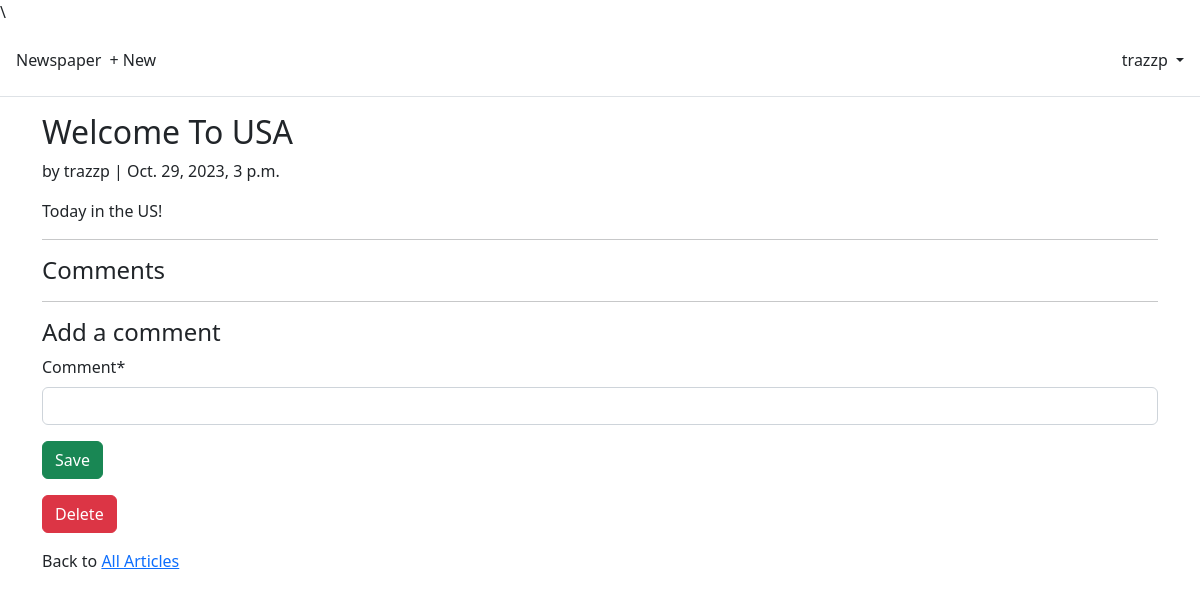
Before: /articles/2/ (signed in) with the older database file.
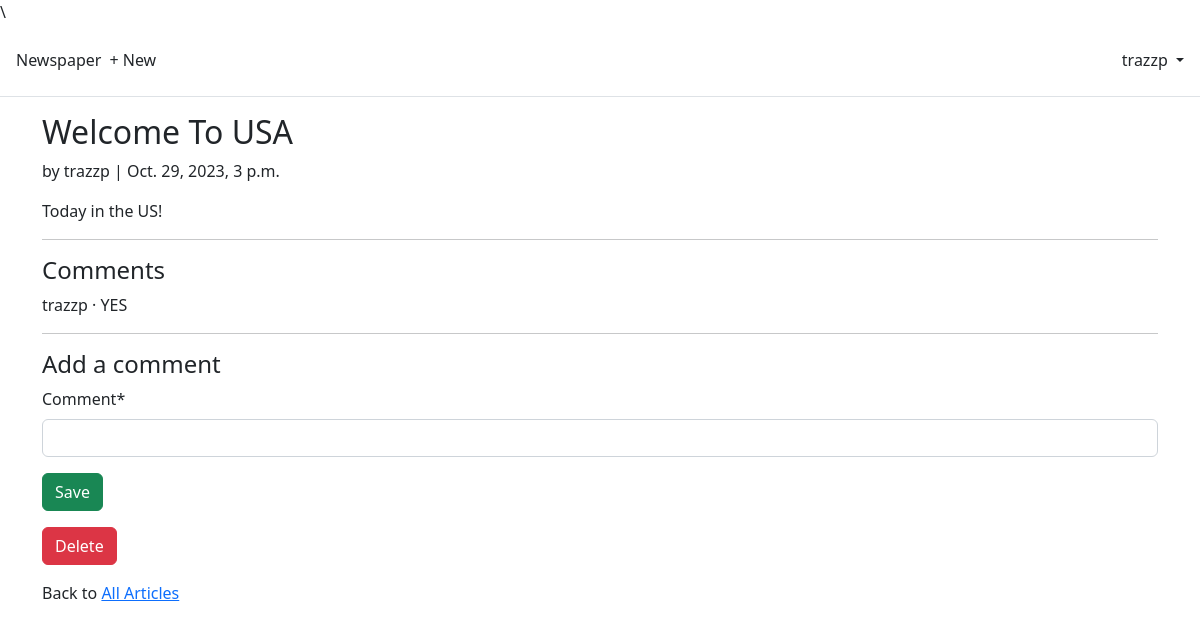
After: the same page with the newer database file.
### articles/models.py (models this page shows, shortened)
class Comment(models.Model):
    article = models.ForeignKey(Article, on_delete=models.CASCADE)
    comment = models.CharField(max_length=140)
    author = models.ForeignKey(
        get_user_model(),
        on_delete=models.CASCADE,
    )
    def __str__(self) -> str:
        return self.comment

### accounts/models.py (models this page shows)
class CustomUser(AbstractUser):
    age = models.PositiveIntegerField(null=True, blank=True)

### articles/views.py (the view, shortened to what this page needs)
# urls.py: path("<int:pk>/", ArticleDetailView.as_view(), name="article_detail"),
class ArticleDetailView(LoginRequiredMixin, View):
    def get(self, request, *args, **kwargs):
        view = CommentGet.as_view()
        return view(request, *args, **kwargs)

### articles/forms.py
class CommentForm(forms.ModelForm):
    class Meta:
        model = Comment
        fields = ("comment",)

### articles/views.py (called while the page is built)
    def get_context_data(self, **kwargs):
        context = super().get_context_data(**kwargs)
        context["form"] = CommentForm()
        return context

### templates/article_detail.html
{% extends "base.html" %}
{% load crispy_forms_tags %}
{% block content %}
<div class="article-entry">
    <h2>{{ object.title }}</h2>
    <p>by {{ object.author }} | {{ object.date }}</p>
    <p>{{ object.body }}</p>
</div>
<hr>
<h4>Comments</h4>
{% for comment in article.comment_set.all %}
<p>{{ comment.author }} &middot; {{ comment}}
</p>
{% endfor %}
<hr>
<h4>Add a comment</h4>
<form action="" method="post">{% csrf_token %}
    {{ form|crispy }}
    <button class="btn btn-success ml-2" type="submit">Save</button>
</form>
<div>
    {% if article.author.pk == request.user.pk %}
    <p><a class="btn btn-danger ml-2" href="{% url 'article_edit' article.pk %}">Delete</a></p>
    {% endif %}
    <p>Back to <a href="{% url 'article_list' %}">All Articles</a></p>
</div>
{% endblock content %}

Changed rows visible on the page:
added Comment: author "trazzp", comment "YES"
